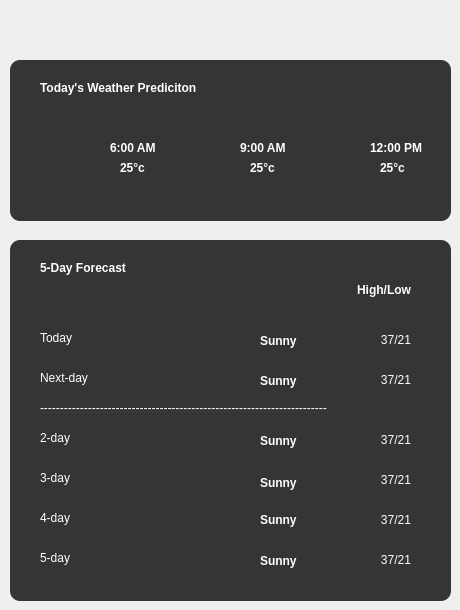
     <widget class="QFrame" name="Right">
      <property name="maximumSize">
       <size>
        <width>475</width>
        <height>16777215</height>
       </size>
      </property>
      <property name="frameShape">
       <enum>QFrame::NoFrame</enum>
      </property>
      <property name="frameShadow">
       <enum>QFrame::Raised</enum>
      </property>
      <widget class="QFrame" name="todayprediction_frame">
       <property name="geometry">
        <rect>
         <x>10</x>
         <y>60</y>
         <width>441</width>
         <height>161</height>
        </rect>
       </property>
       <property name="styleSheet">
        <string notr="true">background-color: rgb(53, 53, 53);
border-radius: 10px;</string>
       </property>
       <property name="frameShape">
        <enum>QFrame::StyledPanel</enum>
       </property>
       <property name="frameShadow">
        <enum>QFrame::Raised</enum>
       </property>
       <widget class="QLabel" name="todaysWeather_label">
        <property name="geometry">
         <rect>
          <x>30</x>
          <y>20</y>
          <width>181</width>
          <height>16</height>
         </rect>
        </property>
        <property name="font">
         <font>
          <family>Arial</family>
          <bold>true</bold>
         </font>
        </property>
        <property name="styleSheet">
         <string notr="true">color: rgb(255, 255, 255);</string>
        </property>
        <property name="text">
         <string>Today's Weather Prediciton</string>
        </property>
       </widget>
       <widget class="QLabel" name="weathericon_indicator_at_six">
        <property name="geometry">
         <rect>
          <x>40</x>
          <y>70</y>
          <width>51</width>
          <height>51</height>
         </rect>
        </property>
        <property name="text">
         <string/>
        </property>
        <property name="pixmap">
         <pixmap>../Icons/cloudymigthrain_icon.png</pixmap>
        </property>
        <property name="scaledContents">
         <bool>true</bool>
        </property>
       </widget>
       <widget class="QLabel" name="weathericon_indicator_at_nine">
        <property name="geometry">
         <rect>
          <x>170</x>
          <y>70</y>
          <width>51</width>
          <height>51</height>
         </rect>
        </property>
        <property name="text">
         <string/>
        </property>
        <property name="scaledContents">
         <bool>true</bool>
        </property>
       </widget>
       <widget class="QLabel" name="weathericon_indicator_at_twelve">
        <property name="geometry">
         <rect>
          <x>300</x>
          <y>70</y>
          <width>51</width>
          <height>51</height>
         </rect>
        </property>
        <property name="text">
         <string/>
        </property>
        <property name="pixmap">
         <pixmap>../Icons/sun_869869.png</pixmap>
        </property>
        <property name="scaledContents">
         <bool>true</bool>
        </property>
       </widget>
       <widget class="QLabel" name="timeat6am">
        <property name="geometry">
         <rect>
          <x>100</x>
          <y>80</y>
          <width>61</width>
          <height>16</height>
         </rect>
        </property>
        <property name="font">
         <font>
          <family>Arial</family>
          <bold>true</bold>
         </font>
        </property>
        <property name="styleSheet">
         <string notr="true">color: rgb(255, 255, 255);</string>
        </property>
        <property name="text">
         <string>6:00 AM</string>
        </property>
       </widget>
       <widget class="QLabel" name="temperatureatsix">
        <property name="geometry">
         <rect>
          <x>110</x>
          <y>100</y>
          <width>41</width>
          <height>16</height>
         </rect>
        </property>
        <property name="font">
         <font>
          <family>Arial</family>
          <bold>true</bold>
         </font>
        </property>
        <property name="styleSheet">
         <string notr="true">color: rgb(255, 255, 255);</string>
        </property>
        <property name="text">
         <string>25°c</string>
        </property>
       </widget>
       <widget class="QLabel" name="timeat9am">
        <property name="geometry">
         <rect>
          <x>230</x>
          <y>80</y>
          <width>61</width>
          <height>16</height>
         </rect>
        </property>
        <property name="font">
         <font>
          <family>Arial</family>
          <bold>true</bold>
         </font>
        </property>
        <property name="styleSheet">
         <string notr="true">color: rgb(255, 255, 255);</string>
        </property>
        <property name="text">
         <string>9:00 AM</string>
        </property>
       </widget>
       <widget class="QLabel" name="temperatureatnine">
        <property name="geometry">
         <rect>
          <x>240</x>
          <y>100</y>
          <width>41</width>
          <height>16</height>
         </rect>
        </property>
        <property name="font">
         <font>
          <family>Arial</family>
          <bold>true</bold>
         </font>
        </property>
        <property name="styleSheet">
         <string notr="true">color: rgb(255, 255, 255);</string>
        </property>
        <property name="text">
         <string>25°c</string>
        </property>
       </widget>
       <widget class="QLabel" name="timeat12pm">
        <property name="geometry">
         <rect>
          <x>360</x>
          <y>80</y>
          <width>61</width>
          <height>16</height>
         </rect>
        </property>
        <property name="font">
         <font>
          <family>Arial</family>
          <bold>true</bold>
         </font>
        </property>
        <property name="styleSheet">
         <string notr="true">color: rgb(255, 255, 255);</string>
        </property>
        <property name="text">
         <string>12:00 PM</string>
        </property>
       </widget>
       <widget class="QLabel" name="temperatureattwelve">
        <property name="geometry">
         <rect>
          <x>370</x>
          <y>100</y>
          <width>41</width>
          <height>16</height>
         </rect>
        </property>
        <property name="font">
         <font>
          <family>Arial</family>
          <bold>true</bold>
         </font>
        </property>
        <property name="styleSheet">
         <string notr="true">color: rgb(255, 255, 255);</string>
        </property>
        <property name="text">
         <string>25°c</string>
        </property>
       </widget>
      </widget>
      <widget class="QFrame" name="fiveday_frame">
       <property name="geometry">
        <rect>
         <x>10</x>
         <y>240</y>
         <width>441</width>
         <height>361</height>
        </rect>
       </property>
       <property name="styleSheet">
        <string notr="true">background-color: rgb(53, 53, 53);
border-radius: 10px;
</string>
       </property>
       <property name="frameShape">
        <enum>QFrame::StyledPanel</enum>
       </property>
       <property name="frameShadow">
        <enum>QFrame::Raised</enum>
       </property>
       <widget class="QLabel" name="sevenDay_label">
        <property name="geometry">
         <rect>
          <x>30</x>
          <y>20</y>
          <width>181</width>
          <height>16</height>
         </rect>
        </property>
        <property name="font">
         <font>
          <family>Arial</family>
          <bold>true</bold>
         </font>
        </property>
        <property name="styleSheet">
         <string notr="true">color: rgb(255, 255, 255);</string>
        </property>
        <property name="text">
         <string>5-Day Forecast</string>
        </property>
       </widget>
       <widget class="QLabel" name="fifthday_label">
        <property name="geometry">
         <rect>
          <x>30</x>
          <y>310</y>
          <width>71</width>
          <height>16</height>
         </rect>
        </property>
        <property name="font">
         <font>
          <family>Arial</family>
          <bold>false</bold>
         </font>
        </property>
        <property name="styleSheet">
         <string notr="true">color: rgb(255, 255, 255);</string>
        </property>
        <property name="text">
         <string>5-day</string>
        </property>
       </widget>
       <widget class="QLabel" name="today_label">
        <property name="geometry">
         <rect>
          <x>30</x>
          <y>90</y>
          <width>81</width>
          <height>16</height>
         </rect>
        </property>
        <property name="font">
         <font>
          <family>Arial</family>
          <bold>false</bold>
         </font>
        </property>
        <property name="styleSheet">
         <string notr="true">color: rgb(255, 255, 255);</string>
        </property>
        <property name="text">
         <string>Today</string>
        </property>
       </widget>
       <widget class="QLabel" name="tomorrow_label">
        <property name="geometry">
         <rect>
          <x>30</x>
          <y>130</y>
          <width>71</width>
          <height>16</height>
         </rect>
        </property>
        <property name="font">
         <font>
          <family>Arial</family>
          <bold>false</bold>
         </font>
        </property>
        <property name="styleSheet">
         <string notr="true">color: rgb(255, 255, 255);</string>
        </property>
        <property name="text">
         <string>Next-day</string>
        </property>
       </widget>
       <widget class="QLabel" name="secondday_label">
        <property name="geometry">
         <rect>
          <x>30</x>
          <y>190</y>
          <width>71</width>
          <height>16</height>
         </rect>
        </property>
        <property name="font">
         <font>
          <family>Arial</family>
          <bold>false</bold>
         </font>
        </property>
        <property name="styleSheet">
         <string notr="true">color: rgb(255, 255, 255);</string>
        </property>
        <property name="text">
         <string>2-day</string>
        </property>
       </widget>
       <widget class="QLabel" name="thirdday_label">
        <property name="geometry">
         <rect>
          <x>30</x>
          <y>230</y>
          <width>71</width>
          <height>16</height>
         </rect>
        </property>
        <property name="font">
         <font>
          <family>Arial</family>
          <bold>false</bold>
         </font>
        </property>
        <property name="styleSheet">
         <string notr="true">color: rgb(255, 255, 255);</string>
        </property>
        <property name="text">
         <string>3-day</string>
        </property>
       </widget>
       <widget class="QLabel" name="fourthday_label">
        <property name="geometry">
         <rect>
          <x>30</x>
          <y>270</y>
          <width>71</width>
          <height>16</height>
         </rect>
        </property>
        <property name="font">
         <font>
          <family>Arial</family>
          <bold>false</bold>
         </font>
        </property>
        <property name="styleSheet">
         <string notr="true">color: rgb(255, 255, 255);</string>
        </property>
        <property name="text">
         <string>4-day</string>
        </property>
       </widget>
       <widget class="QLabel" name="fifthday_icon">
        <property name="geometry">
         <rect>
          <x>150</x>
          <y>300</y>
          <width>31</width>
          <height>31</height>
         </rect>
        </property>
        <property name="text">
         <string/>
        </property>
        <property name="pixmap">
         <pixmap>../Icons/sun_869869.png</pixmap>
        </property>
        <property name="scaledContents">
         <bool>true</bool>
        </property>
       </widget>
       <widget class="QLabel" name="today_icon">
        <property name="geometry">
         <rect>
          <x>150</x>
          <y>80</y>
          <width>31</width>
          <height>31</height>
         </rect>
        </property>
        <property name="text">
         <string/>
        </property>
        <property name="pixmap">
         <pixmap>../Icons/sun_869869.png</pixmap>
        </property>
        <property name="scaledContents">
         <bool>true</bool>
        </property>
       </widget>
       <widget class="QLabel" name="tomorrow_icon">
        <property name="geometry">
         <rect>
          <x>150</x>
          <y>120</y>
          <width>31</width>
          <height>31</height>
         </rect>
        </property>
        <property name="text">
         <string/>
        </property>
        <property name="scaledContents">
         <bool>true</bool>
        </property>
       </widget>
       <widget class="QLabel" name="secondday_icon">
        <property name="geometry">
         <rect>
          <x>150</x>
          <y>180</y>
          <width>31</width>
          <height>31</height>
         </rect>
        </property>
        <property name="text">
         <string/>
        </property>
        <property name="scaledContents">
         <bool>true</bool>
        </property>
       </widget>
       <widget class="QLabel" name="thirdday_icon">
        <property name="geometry">
         <rect>
          <x>150</x>
          <y>220</y>
          <width>31</width>
          <height>31</height>
         </rect>
        </property>
        <property name="text">
         <string/>
        </property>
        <property name="pixmap">
         <pixmap>../Icons/cloudymigthrain_icon.png</pixmap>
        </property>
        <property name="scaledContents">
         <bool>true</bool>
        </property>
       </widget>
       <widget class="QLabel" name="fourthday_icon">
        <property name="geometry">
         <rect>
          <x>150</x>
          <y>260</y>
          <width>31</width>
          <height>31</height>
         </rect>
        </property>
        <property name="text">
         <string/>
        </property>
        <property name="pixmap">
         <pixmap>../Icons/sun_869869.png</pixmap>
        </property>
        <property name="scaledContents">
         <bool>true</bool>
        </property>
       </widget>
       <widget class="QLabel" name="fifthday_description">
        <property name="geometry">
         <rect>
          <x>250</x>
          <y>308</y>
          <width>71</width>
          <height>25</height>
         </rect>
        </property>
        <property name="font">
         <font>
          <family>Arial</family>
          <bold>true</bold>
         </font>
        </property>
        <property name="styleSheet">
         <string notr="true">color: rgb(255, 255, 255);</string>
        </property>
        <property name="text">
         <string>Sunny</string>
        </property>
       </widget>
       <widget class="QLabel" name="today_description">
        <property name="geometry">
         <rect>
          <x>250</x>
          <y>88</y>
          <width>71</width>
          <height>25</height>
         </rect>
        </property>
        <property name="font">
         <font>
          <family>Arial</family>
          <bold>true</bold>
         </font>
        </property>
        <property name="styleSheet">
         <string notr="true">color: rgb(255, 255, 255);</string>
        </property>
        <property name="text">
         <string>Sunny</string>
        </property>
       </widget>
       <widget class="QLabel" name="tomorrow_description">
        <property name="geometry">
         <rect>
          <x>250</x>
          <y>128</y>
          <width>71</width>
          <height>25</height>
         </rect>
        </property>
        <property name="font">
         <font>
          <family>Arial</family>
          <bold>true</bold>
         </font>
        </property>
        <property name="styleSheet">
         <string notr="true">color: rgb(255, 255, 255);</string>
        </property>
        <property name="text">
         <string>Sunny</string>
        </property>
       </widget>
       <widget class="QLabel" name="secondday_description">
        <property name="geometry">
         <rect>
          <x>250</x>
          <y>188</y>
          <width>71</width>
          <height>25</height>
         </rect>
        </property>
        <property name="font">
         <font>
          <family>Arial</family>
          <bold>true</bold>
         </font>
        </property>
        <property name="styleSheet">
         <string notr="true">color: rgb(255, 255, 255);</string>
        </property>
        <property name="text">
         <string>Sunny</string>
        </property>
       </widget>
       <widget class="QLabel" name="thirdday_description">
        <property name="geometry">
         <rect>
          <x>250</x>
          <y>230</y>
          <width>71</width>
          <height>25</height>
         </rect>
        </property>
        <property name="font">
         <font>
          <family>Arial</family>
          <bold>true</bold>
         </font>
        </property>
        <property name="styleSheet">
         <string notr="true">color: rgb(255, 255, 255);</string>
        </property>
        <property name="text">
         <string>Sunny</string>
        </property>
       </widget>
       <widget class="QLabel" name="fourthday_description">
        <property name="geometry">
         <rect>
          <x>250</x>
          <y>267</y>
          <width>71</width>
          <height>25</height>
         </rect>
        </property>
        <property name="font">
         <font>
          <family>Arial</family>
          <bold>true</bold>
         </font>
        </property>
        <property name="styleSheet">
         <string notr="true">color: rgb(255, 255, 255);</string>
        </property>
        <property name="text">
         <string>Sunny</string>
        </property>
       </widget>
       <widget class="QLabel" name="highlow_label">
        <property name="geometry">
         <rect>
          <x>310</x>
          <y>40</y>
          <width>91</width>
          <height>20</height>
         </rect>
        </property>
        <property name="font">
         <font>
          <family>Arial</family>
          <bold>true</bold>
         </font>
        </property>
        <property name="styleSheet">
         <string notr="true">color: rgb(255, 255, 255);</string>
        </property>
        <property name="text">
         <string>High/Low</string>
        </property>
        <property name="alignment">
         <set>Qt::AlignRight|Qt::AlignTrailing|Qt::AlignVCenter</set>
        </property>
       </widget>
       <widget class="QLabel" name="fifthday_temp">
        <property name="geometry">
         <rect>
          <x>340</x>
          <y>310</y>
          <width>61</width>
          <height>20</height>
         </rect>
        </property>
        <property name="font">
         <font>
          <family>Arial</family>
          <bold>false</bold>
         </font>
        </property>
        <property name="styleSheet">
         <string notr="true">color: rgb(255, 255, 255);</string>
        </property>
        <property name="text">
         <string>37/21</string>
        </property>
        <property name="alignment">
         <set>Qt::AlignRight|Qt::AlignTrailing|Qt::AlignVCenter</set>
        </property>
       </widget>
       <widget class="QLabel" name="today_temp">
        <property name="geometry">
         <rect>
          <x>340</x>
          <y>90</y>
          <width>61</width>
          <height>20</height>
         </rect>
        </property>
        <property name="font">
         <font>
          <family>Arial</family>
          <bold>false</bold>
         </font>
        </property>
        <property name="styleSheet">
         <string notr="true">color: rgb(255, 255, 255);</string>
        </property>
        <property name="text">
         <string>37/21</string>
        </property>
        <property name="alignment">
         <set>Qt::AlignRight|Qt::AlignTrailing|Qt::AlignVCenter</set>
        </property>
       </widget>
       <widget class="QLabel" name="tomorrow_temp">
        <property name="geometry">
         <rect>
          <x>340</x>
          <y>130</y>
          <width>61</width>
          <height>20</height>
         </rect>
        </property>
        <property name="font">
         <font>
          <family>Arial</family>
          <bold>false</bold>
         </font>
        </property>
        <property name="styleSheet">
         <string notr="true">color: rgb(255, 255, 255);</string>
        </property>
        <property name="text">
         <string>37/21</string>
        </property>
        <property name="alignment">
         <set>Qt::AlignRight|Qt::AlignTrailing|Qt::AlignVCenter</set>
        </property>
       </widget>
       <widget class="QLabel" name="secondday_temp">
        <property name="geometry">
         <rect>
          <x>340</x>
          <y>190</y>
          <width>61</width>
          <height>20</height>
         </rect>
        </property>
        <property name="font">
         <font>
          <family>Arial</family>
          <bold>false</bold>
         </font>
        </property>
        <property name="styleSheet">
         <string notr="true">color: rgb(255, 255, 255);</string>
        </property>
        <property name="text">
         <string>37/21</string>
        </property>
        <property name="alignment">
         <set>Qt::AlignRight|Qt::AlignTrailing|Qt::AlignVCenter</set>
        </property>
       </widget>
       <widget class="QLabel" name="thirdday_temp">
        <property name="geometry">
         <rect>
          <x>340</x>
          <y>230</y>
          <width>61</width>
          <height>20</height>
         </rect>
        </property>
        <property name="font">
         <font>
          <family>Arial</family>
          <bold>false</bold>
         </font>
        </property>
        <property name="styleSheet">
         <string notr="true">color: rgb(255, 255, 255);</string>
        </property>
        <property name="text">
         <string>37/21</string>
        </property>
        <property name="alignment">
         <set>Qt::AlignRight|Qt::AlignTrailing|Qt::AlignVCenter</set>
        </property>
       </widget>
       <widget class="QLabel" name="fourthday_temp">
        <property name="geometry">
         <rect>
          <x>340</x>
          <y>270</y>
          <width>61</width>
          <height>20</height>
         </rect>
        </property>
        <property name="font">
         <font>
          <family>Arial</family>
          <bold>false</bold>
         </font>
        </property>
        <property name="styleSheet">
         <string notr="true">color: rgb(255, 255, 255);</string>
        </property>
        <property name="text">
         <string>37/21</string>
        </property>
        <property name="alignment">
         <set>Qt::AlignRight|Qt::AlignTrailing|Qt::AlignVCenter</set>
        </property>
       </widget>
       <widget class="QLabel" name="label_2">
        <property name="geometry">
         <rect>
          <x>30</x>
          <y>160</y>
          <width>371</width>
          <height>16</height>
         </rect>
        </property>
        <property name="styleSheet">
         <string notr="true">color: rgb(255, 255, 255);</string>
        </property>
        <property name="text">
         <string>------------------------------------------------------------------------</string>
        </property>
       </widget>
      </widget>
     </widget>
